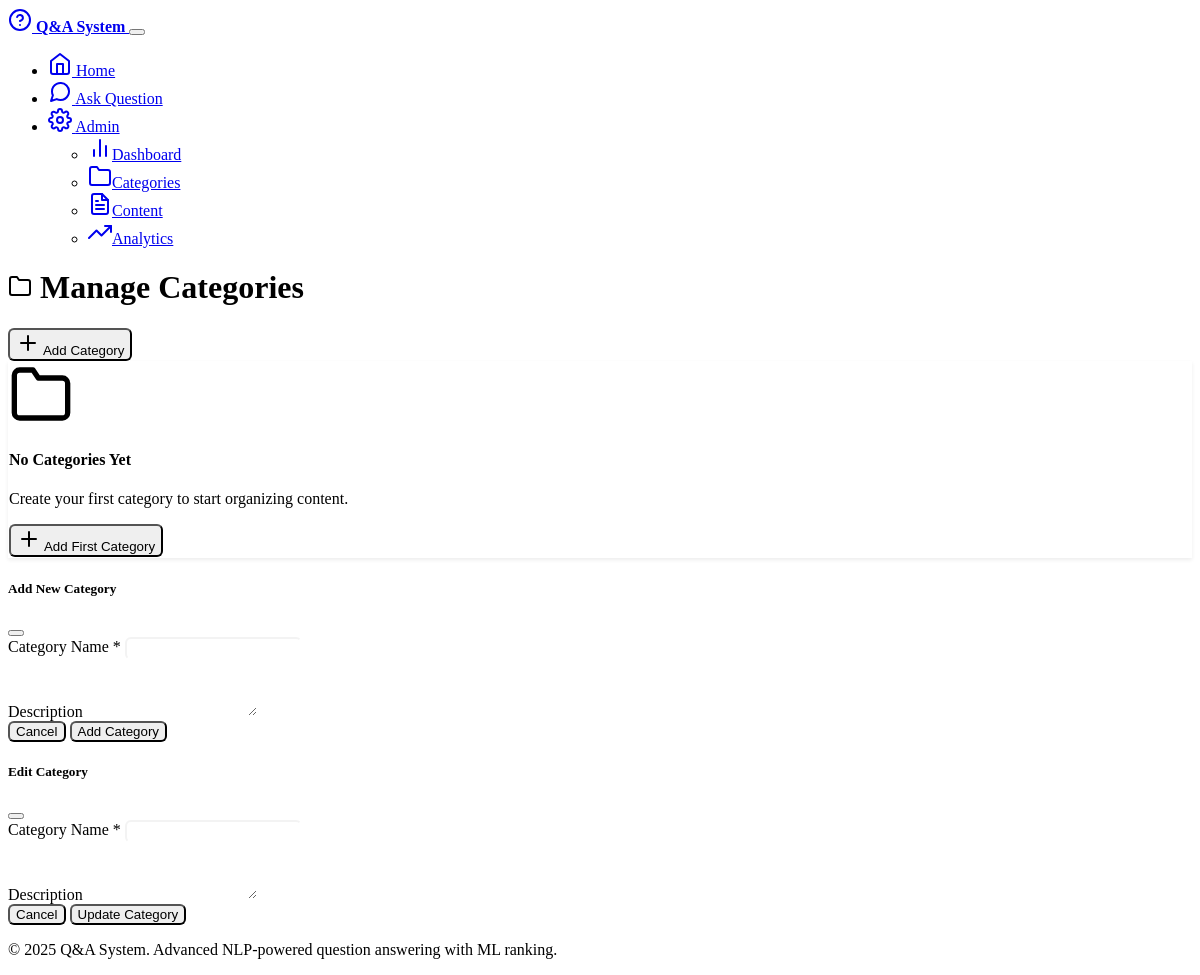
Before: /admin/categories with the older database file.
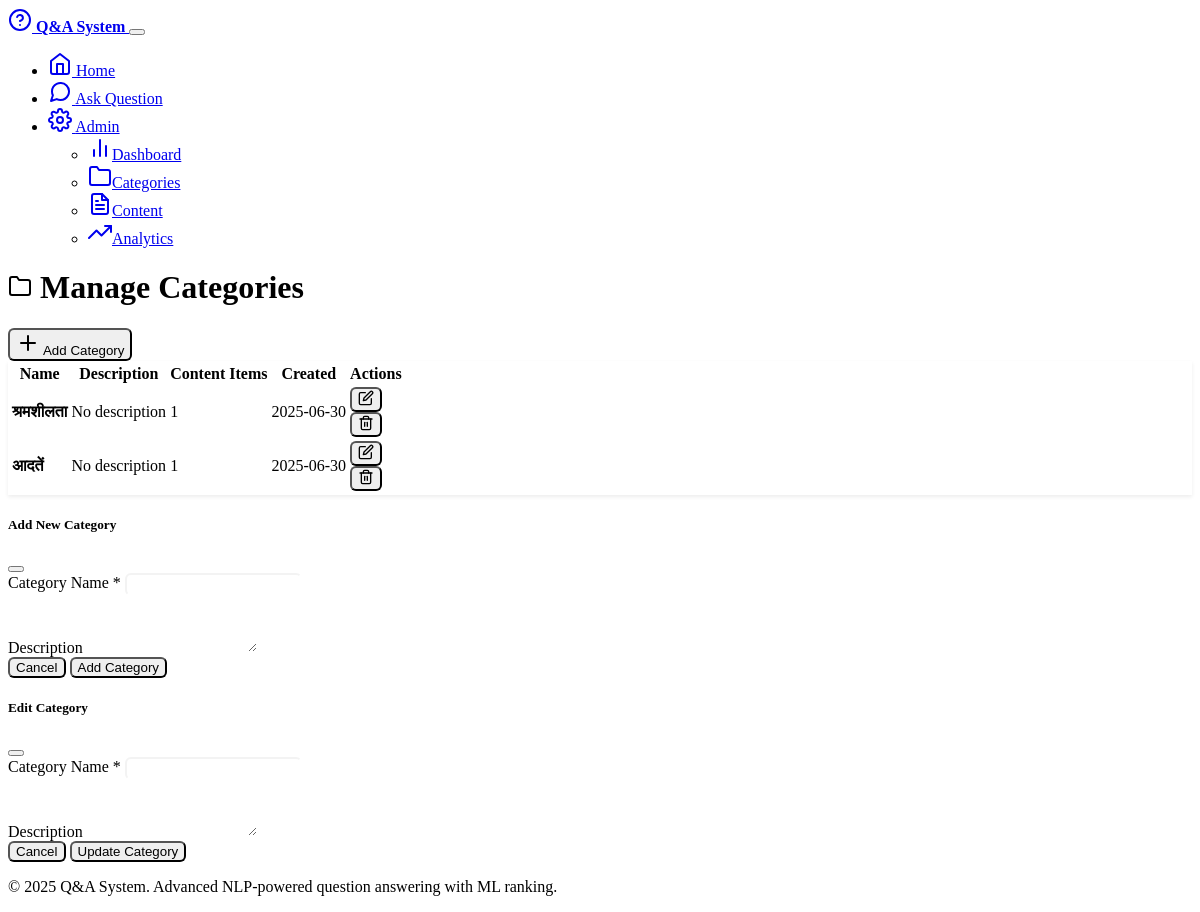
After: the same page with the newer database file.
### models.py (models this page shows, shortened)
class Category(db.Model):
    id = db.Column(db.Integer, primary_key=True)
    name = db.Column(db.String(100), unique=True, nullable=False)
    description = db.Column(db.Text)
    created_at = db.Column(db.DateTime, default=datetime.utcnow)
    content_items = db.relationship('ContentItem', backref='category', lazy=True, cascade='all, delete-orphan')

### routes.py (the view)
@app.route('/admin/categories')
def admin_categories():
    categories = Category.query.all()
    return render_template('admin/categories.html', categories=categories)

### templates/admin/categories.html (shortened to what this page needs)
{% extends "base.html" %}
{% block content %}
<div class="row">
    <div class="col-12">
        <div class="d-flex justify-content-between align-items-center mb-4">
            <h1>
                <i data-feather="folder" class="me-2"></i>
                Manage Categories
            </h1>
            <button class="btn btn-primary" data-bs-toggle="modal" data-bs-target="#addCategoryModal">
                <i data-feather="plus" class="me-2"></i>
                Add Category
            </button>
        </div>
    </div>
</div>
<div class="card">
    <div class="card-body">
        {% if categories %}
            <div class="table-responsive">
                <table class="table table-hover">
                    <thead>
                        <tr>
                            <th>Name</th>
                            <th>Description</th>
                            <th>Content Items</th>
                            <th>Created</th>
                            <th>Actions</th>
                        </tr>
                    </thead>
                    <tbody>
                        {% for category in categories %}
                            <tr>
                                <td>
                                    <strong>{{ category.name }}</strong>
                                </td>
                                <td>
                                    {{ category.description or 'No description' }}
                                </td>
                                <td>
                                    <span class="badge bg-primary">{{ category.content_items|length }}</span>
                                </td>
                                <td>
                                    {{ category.created_at.strftime('%Y-%m-%d') }}
                                </td>
                                <td>
                                    <button class="btn btn-sm btn-outline-primary me-1"
                                            onclick="editCategory({{ category.id }}, '{{ category.name }}', '{{ category.description or '' }}')">
                                        <i data-feather="edit" width="16" height="16"></i>
                                    </button>
                                    <form method="POST" action="{{ url_for('delete_category', category_id=category.id) }}"
                                          class="d-inline" onsubmit="return confirm('Are you sure you want to delete this category?')">
                                        <button type="submit" class="btn btn-sm btn-outline-danger">
                                            <i data-feather="trash-2" width="16" height="16"></i>
                                        </button>
                                    </form>
                                </td>
                            </tr>
                        {% endfor %}
                    </tbody>
                </table>
            </div>
        {% else %}
            <div class="text-center py-5">
                <i data-feather="folder" width="64" height="64" class="text-muted mb-3"></i>
                <h4 class="text-muted">No Categories Yet</h4>
                <p class="text-muted">Create your first category to start organizing content.</p>
                <button class="btn btn-primary" data-bs-toggle="modal" data-bs-target="#addCategoryModal">
                    <i data-feather="plus" class="me-2"></i>
                    Add First Category
                </button>
            </div>
        {% endif %}
    </div>
</div>
<div class="modal fade" id="addCategoryModal" tabindex="-1">
    <div class="modal-dialog">
        <div class="modal-content">
            <div class="modal-header">
                <h5 class="modal-title">Add New Category</h5>
                <button type="button" class="btn-close" data-bs-dismiss="modal"></button>
            </div>
            <form method="POST" action="{{ url_for('add_category') }}">
                <div class="modal-body">
                    <div class="mb-3">
                        <label for="categoryName" class="form-label">Category Name *</label>
                        <input type="text" class="form-control" id="categoryName" name="name" required>
                    </div>
                    <div class="mb-3">
                        <label for="categoryDescription" class="form-label">Description</label>
                        <textarea class="form-control" id="categoryDescription" name="description" rows="3"></textarea>
                    </div>
                </div>
                <div class="modal-footer">
                    <button type="button" class="btn btn-secondary" data-bs-dismiss="modal">Cancel</button>
                    <button type="submit" class="btn btn-primary">Add Category</button>
                </div>
            </form>
        </div>
    </div>
</div>
<div class="modal fade" id="editCategoryModal" tabindex="-1">
    <div class="modal-dialog">
        <div class="modal-content">
            <div class="modal-header">
                <h5 class="modal-title">Edit Category</h5>
                <button type="button" class="btn-close" data-bs-dismiss="modal"></button>
            </div>
            <form method="POST" id="editCategoryForm">
                <div class="modal-body">
                    <div class="mb-3">
                        <label for="editCategoryName" class="form-label">Category Name *</label>
                        <input type="text" class="form-control" id="editCategoryName" name="name" required>
                    </div>
                    <div class="mb-3">
                        <label for="editCategoryDescription" class="form-label">Description</label>
                        <textarea class="form-control" id="editCategoryDescription" name="description" rows="3"></textarea>
                    </div>
                </div>
                <div class="modal-footer">
                    <button type="button" class="btn btn-secondary" data-bs-dismiss="modal">Cancel</button>
                    <button type="submit" class="btn btn-primary">Update Category</button>
                </div>
            </form>
        </div>
    </div>
</div>
{% endblock %}

### templates/base.html (shortened to what this page needs)
<!DOCTYPE html>
<html lang="en" data-bs-theme="dark">
<head>
    <link href="https://cdn.replit.com/agent/bootstrap-agent-dark-theme.min.css" rel="stylesheet">
    <link href="{{ url_for('static', filename='css/custom.css') }}" rel="stylesheet">
</head>
<body>
    <nav class="navbar navbar-expand-lg navbar-dark bg-primary">
        <div class="container">
            <a class="navbar-brand" href="{{ url_for('index') }}">
                <i data-feather="help-circle" class="me-2"></i>
                Q&A System
            </a>
            <button class="navbar-toggler" type="button" data-bs-toggle="collapse" data-bs-target="#navbarNav">
            </button>
            <div class="collapse navbar-collapse" id="navbarNav">
                <ul class="navbar-nav ms-auto">
                    <li class="nav-item">
                        <a class="nav-link" href="{{ url_for('index') }}">
                            <i data-feather="home" class="me-1"></i>
                            Home
                        </a>
                    </li>
                    <li class="nav-item">
                        <a class="nav-link" href="{{ url_for('ask_question') }}">
                            <i data-feather="message-circle" class="me-1"></i>
                            Ask Question
                        </a>
                    </li>
                    <li class="nav-item dropdown">
                        <a class="nav-link dropdown-toggle" href="#" role="button" data-bs-toggle="dropdown">
                            <i data-feather="settings" class="me-1"></i>
                            Admin
                        </a>
                        <ul class="dropdown-menu">
                            <li><a class="dropdown-item" href="{{ url_for('admin_dashboard') }}">
                                <i data-feather="bar-chart-2" class="me-2"></i>Dashboard
                            </a></li>
                            <li><a class="dropdown-item" href="{{ url_for('admin_categories') }}">
                                <i data-feather="folder" class="me-2"></i>Categories
                            </a></li>
                            <li><a class="dropdown-item" href="{{ url_for('admin_content') }}">
                                <i data-feather="file-text" class="me-2"></i>Content
                            </a></li>
                            <li><a class="dropdown-item" href="{{ url_for('admin_analytics') }}">
                                <i data-feather="trending-up" class="me-2"></i>Analytics
                            </a></li>
                        </ul>
                    </li>
                </ul>
            </div>
        </div>
    </nav>
    <main class="container mt-4">
        {% block content %}{% endblock %}
    </main>
    <footer class="bg-dark text-light py-4 mt-5">
        <div class="container text-center">
            <p>&copy; 2025 Q&A System. Advanced NLP-powered question answering with ML ranking.</p>
        </div>
    </footer>
</body>
</html>

### static/css/custom.css (style rules this page uses)
.card { box-shadow: 0 0.125rem 0.25rem rgba(0, 0, 0, 0.075); border: 1px solid rgba(0, 0, 0, 0.125); transition: box-shadow 0.15s ease-in-out; }
.navbar-brand { font-weight: 600; }
.navbar-nav .nav-link { transition: color 0.15s ease-in-out; }
.btn { border-radius: 0.375rem; font-weight: 500; transition: all 0.15s ease-in-out; }
.form-control { border-radius: 0.375rem; transition: border-color 0.15s ease-in-out, box-shadow 0.15s ease-in-out; }
.badge { font-weight: 500; }
footer { margin-top: auto; }
[data-bs-theme="dark"] .card { background-color: var(--bs-dark); border-color: rgba(255, 255, 255, 0.125); }
[data-bs-theme="dark"] .form-control { background-color: var(--bs-dark); border-color: rgba(255, 255, 255, 0.15); color: var(--bs-light); }
.modal-header { border-bottom: 1px solid rgba(var(--bs-border-color-rgb), 0.2); }
.modal-footer { border-top: 1px solid rgba(var(--bs-border-color-rgb), 0.2); }
:root { --hindi-font: 'Noto Sans Devanagari', 'Mangal', 'Sanskrit Text', system-ui, sans-serif; --content-max-width: 100%; --paragraph-spacing: 1.2rem; }
.form-control { font-family: var(--hindi-font); overflow-wrap: break-word; word-wrap: break-word; }
.table td, .table th { word-wrap: break-word; overflow-wrap: break-word; max-width: 200px; }

Changed rows visible on the page:
added Category: name "श्रमशीलता", description "No description", content_items|length "1", created_at "2025-06-30"
added Category: name "आदतें", description "No description", content_items|length "1", created_at "2025-06-30"
Other visible differences:
text no longer shown: "No Categories Yet Create your first category to start organizing content. Add First Category"
text now shown: "Name Description Content Items Created Actions"
